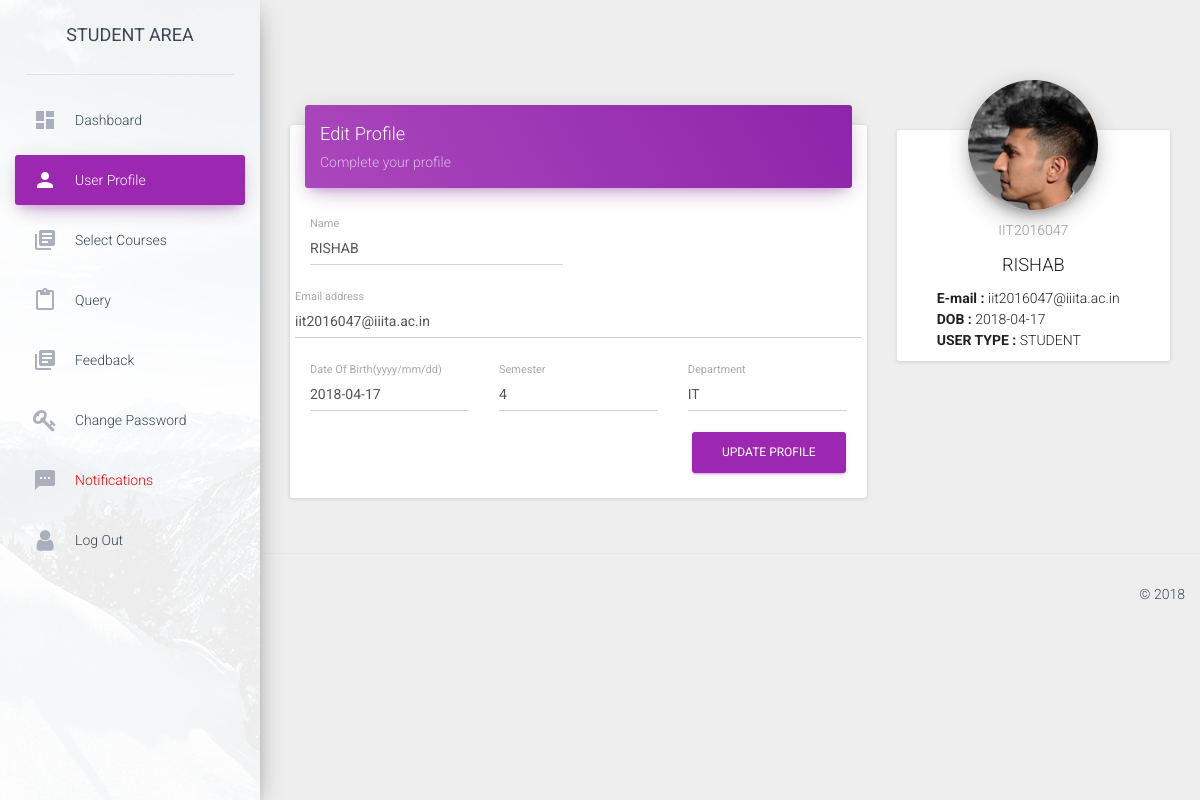
/profile/1 (signed in), run on the app's committed database.
### app.py (models this page shows)
class users(db.Model):
	__tablename__ = 'users'
	column_display_pk = True
	email = db.Column(db.String(40),primary_key=True)
	username = db.Column(db.String(40))
	name = db.Column(db.String(50))
	dob = db.Column(db.Date())
	password = db.Column(db.String(50))
	type1 = db.Column(db.String(20))
	semester = db.Column(db.Integer)
	department = db.Column(db.String(30))
	is_active = db.Column(db.Integer)
	secret_key = db.Column(db.Integer)
	image_link = db.Column(db.String(200))

### app.py (the view, shortened to what this page needs)
@app.route('/profile/<id>',methods = ['GET','POST'])
def profile(id=None):
	global current,type1
	message=None
	img=None
	if session.get('logged_in') :
		if request.method == 'GET':
			conn = sqlite3.connect('students.sqlite3')
			cur = conn.cursor()
			cur.execute("SELECT * FROM users WHERE username = (?)",(current,))
			users = cur.fetchone()
			cur.execute("SELECT * FROM query WHERE useremail = (?) and seen = (?)",(current+"@iiita.ac.in",0,))
			notifications = cur.fetchall()
			if notifications==[]:
				notifications=None
			conn.close()
			print(type1)
			return render_template("user.html",type1=type1,users=users,notifications=notifications,message=message)
	return redirect(url_for('login'))

### templates/user.html (shortened to what this page needs)
<!doctype html>
<html lang="en">
<head>
    <link href="../static/css/bootstrap.min.css" rel="stylesheet" />
    <link href="../static/css/material-dashboard.css?v=1.2.0" rel="stylesheet" />
    <link href="../static/css/demo.css" rel="stylesheet" />
    <link href="http://maxcdn.bootstrapcdn.com/font-awesome/latest/css/font-awesome.min.css" rel="stylesheet">
</head>
<body>
    <div class="wrapper">
        <div class="sidebar" data-color="purple" data-image="../static/img/sidebar-1.jpg">
            <div class="logo">
                <label class="simple-text">
                    STUDENT AREA
                </label>
            </div>
            <div class="sidebar-wrapper">
                <ul class="nav">
                     <li>
                        <a href="{{url_for('login')}}">
                            <i class="material-icons">dashboard</i>
                            <p>Dashboard</p>
                        </a>
                    </li>
                    <li class="active">
                        <a href="{{url_for('profile',id=users[1])}}">
                            <i class="material-icons">person</i>
                            <p>User Profile</p>
                        </a>
                    </li>
                    <li>
                        <a href="{{url_for('courses')}}">
                            <i class="material-icons">library_books</i>
                            <p>Select Courses</p>
                        </a>
                    </li>
                    <li>
                        <a href="{{url_for('query')}}">
                            <i class="material-icons">content_paste</i>
                            <p>Query</p>
                        </a>
                    </li>
                    {% if type1 in "Student" %}
                    <li>
                        <a href="{{url_for('feedback')}}">
                            <i class="material-icons">library_books</i>
                            <p>Feedback</p>
                        </a>
                    </li>
                    {% endif %}
		            <li>
                        <a href="{{url_for('change_password',id=users[1])}}">
                            <i class="fa fa-key"></i>
                            <p>Change Password</p>
                        </a>
                    </li>
		            <li>
                        <a href="{{url_for('notifications')}}">
                            <i class="material-icons">sms</i>
                            {% if notifications is none %}<p>Notifications</p>{% else %}<p style="color:red;">Notifications</p>{% endif %}
                        </a>
                    </li>
                    <li>
                        <a href="{{url_for('logout')}}">
                            <i class="fa fa-user"></i>
                            <p>Log Out</p>
                        </a>
                    </li>
                </ul>
            </div>
        </div>
        <div class="main-panel">
            <div class="content">
                <div class="container-fluid">
                    <div class="row">
                        <form id="uploadbanner" enctype="multipart/form-data" method="post" action="">
                        <div class="col-md-8">
                            <div class="card">
                                <div class="card-header" data-background-color="purple">
                                    <h4 class="title">Edit Profile</h4>
                                    <p class="category">Complete your profile</p>
                                </div>
                                <div class="card-content">
                                        <div class="row">
                                            <div class="col-md-6">
                                                <div class="form-group label-floating">
                                                    <label class="control-label">Name</label>
                                                    <input name="name" type="text" class="form-control" value="{{users[2].upper()}}">
                                                </div>
                                            </div>
                                        </div>
					                    <div class="row">
                                            <div class="col-md-14">
                                                <div class="form-group label-floating">
                                                    <label class="control-label">Email address</label>
                                                    <input name="mail" type="email" class="form-control" value="{{users[0]}}" readonly>
                                                </div>
                                            </div>
                                        </div>
                                        <div class="row">
                                            <div class="col-md-4">
                                                <div class="form-group label-floating">
                                                    <label class="control-label">Date Of Birth(yyyy/mm/dd)</label>
                                                    <input name="dob" type="text" class="form-control" value="{{users[3].upper()}}">
                                                </div>
                                            </div>
                                            <div class="col-md-4">
                                                <div class="form-group label-floating">
                                                    <label class="control-label">Semester</label>
                                                    <input name="sem" type="text" class="form-control" value="{{users[6]}}">
                                                </div>
                                            </div>
                                            <div class="col-md-4">
                                                <div class="form-group label-floating">
                                                    <label class="control-label">Department</label>
                                                    <input name="depart" type="text" class="form-control" value="{{users[7]}}">
                                                </div>
                                            </div>
                                        </div>
                                        <button type="submit" class="btn btn-primary pull-right">Update Profile</button>
                                        <div class="clearfix"></div>
                                </div>
                            </div>
                        </div>
                        <div class="col-md-4">
                            <div class="card card-profile">
                                <div class="card-avatar">
                                        <img id="proimg" class="img" src="../static/upload/{{users[10]}}" />
                                </div>
                                <div class="content">
                                    <h6 class="category text-gray">{{users[1].upper()}}</h6>
                                    <h4 class="card-title">{{users[2].upper()}}</h4>
                                    <p style = "text-align: left; padding-left: 40px">
                                        <strong>    E-mail    : </strong> {{users[0]}} <br>
                                        <strong>    DOB       : </strong> {{users[3].upper()}} <br>
                                        <strong>    USER TYPE : </strong> {{users[5].upper()}} <br>
                                    </p>
                                </div>
                            </div>
                        </div>
                        </form>
                    </div>
                </div>
            </div>
            <footer class="footer">
                <div class="container-fluid">
                    <p class="copyright pull-right">
                        &copy;
                        </p>
                </div>
            </footer>
        </div>
    </div>
</body>
</html>

### data on the page
users: name "RISHAB", mail "iit2016047@iiita.ac.in", dob "2018-04-17", sem "4", depart "IT", image_link (picture), username "IIT2016047", email "iit2016047@iiita.ac.in", type1 "STUDENT"
